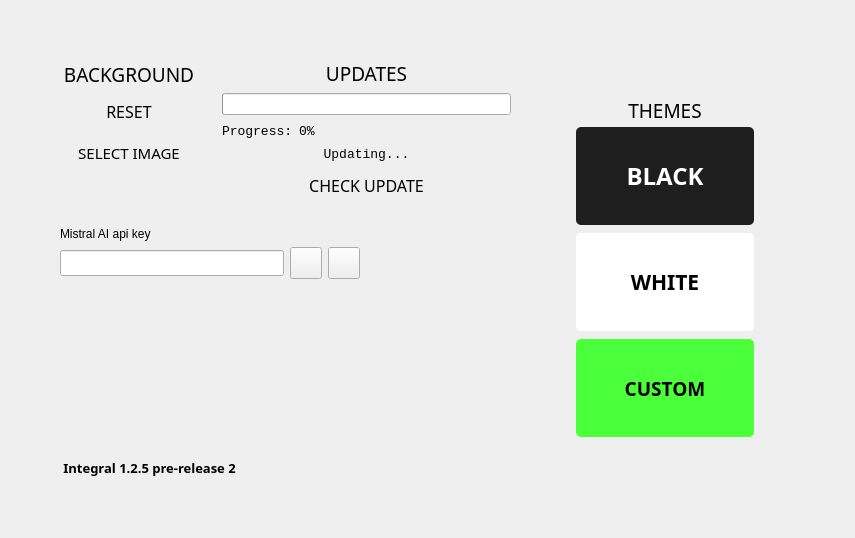
      <widget class="QWidget" name="page_3">
       <layout class="QGridLayout" name="gridLayout">
        <item row="2" column="0" rowspan="2">
         <spacer name="horizontalSpacer_21">
          <property name="orientation">
           <enum>Qt::Orientation::Horizontal</enum>
          </property>
          <property name="sizeHint" stdset="0">
           <size>
            <width>40</width>
            <height>20</height>
           </size>
          </property>
         </spacer>
        </item>
        <item row="4" column="3">
         <spacer name="verticalSpacer_15">
          <property name="orientation">
           <enum>Qt::Orientation::Vertical</enum>
          </property>
          <property name="sizeHint" stdset="0">
           <size>
            <width>20</width>
            <height>40</height>
           </size>
          </property>
         </spacer>
        </item>
        <item row="3" column="3">
         <widget class="QWidget" name="widget_2" native="true">
          <layout class="QVBoxLayout" name="verticalLayout_11">
           <item>
            <spacer name="verticalSpacer_12">
             <property name="orientation">
              <enum>Qt::Orientation::Vertical</enum>
             </property>
             <property name="sizeHint" stdset="0">
              <size>
               <width>20</width>
               <height>40</height>
              </size>
             </property>
            </spacer>
           </item>
           <item>
            <layout class="QGridLayout" name="gridLayout_5">
             <item row="0" column="0">
              <spacer name="horizontalSpacer_19">
               <property name="orientation">
                <enum>Qt::Orientation::Horizontal</enum>
               </property>
               <property name="sizeHint" stdset="0">
                <size>
                 <width>40</width>
                 <height>20</height>
                </size>
               </property>
              </spacer>
             </item>
            </layout>
           </item>
           <item>
            <layout class="QVBoxLayout" name="verticalLayout_10"/>
           </item>
           <item>
            <spacer name="verticalSpacer_13">
             <property name="orientation">
              <enum>Qt::Orientation::Vertical</enum>
             </property>
             <property name="sizeHint" stdset="0">
              <size>
               <width>20</width>
               <height>40</height>
              </size>
             </property>
            </spacer>
           </item>
          </layout>
         </widget>
        </item>
        <item row="2" column="1">
         <widget class="QWidget" name="widget_6" native="true">
          <layout class="QVBoxLayout" name="verticalLayout_7">
           <item>
            <widget class="QLabel" name="label_9">
             <property name="font">
              <font>
               <family>Rubik</family>
               <pointsize>14</pointsize>
               <bold>false</bold>
              </font>
             </property>
             <property name="text">
              <string>BACKGROUND</string>
             </property>
             <property name="alignment">
              <set>Qt::AlignmentFlag::AlignCenter</set>
             </property>
            </widget>
           </item>
           <item>
            <widget class="QPushButton" name="background_reset">
             <property name="minimumSize">
              <size>
               <width>100</width>
               <height>35</height>
              </size>
             </property>
             <property name="font">
              <font>
               <family>Rubik</family>
               <pointsize>12</pointsize>
               <bold>false</bold>
              </font>
             </property>
             <property name="cursor">
              <cursorShape>PointingHandCursor</cursorShape>
             </property>
             <property name="styleSheet">
              <string notr="true">QPushButton {
border: 0px solid transparent;
  border-radius: 10px;
}</string>
             </property>
             <property name="text">
              <string>RESET</string>
             </property>
             <property name="autoRepeatInterval">
              <number>3</number>
             </property>
             <property name="default">
              <bool>false</bool>
             </property>
             <property name="flat">
              <bool>false</bool>
             </property>
            </widget>
           </item>
           <item>
            <widget class="QPushButton" name="background_set_file_open">
             <property name="minimumSize">
              <size>
               <width>100</width>
               <height>35</height>
              </size>
             </property>
             <property name="font">
              <font>
               <family>Rubik</family>
               <pointsize>11</pointsize>
               <bold>false</bold>
              </font>
             </property>
             <property name="cursor">
              <cursorShape>PointingHandCursor</cursorShape>
             </property>
             <property name="styleSheet">
              <string notr="true">QPushButton {
border: 0px solid transparent;
  border-radius: 10px;
}</string>
             </property>
             <property name="locale">
              <locale language="English" country="UnitedStates"/>
             </property>
             <property name="text">
              <string>SELECT IMAGE</string>
             </property>
             <property name="autoDefault">
              <bool>false</bool>
             </property>
            </widget>
           </item>
           <item>
            <widget class="QLabel" name="lineEdit">
             <property name="font">
              <font>
               <family>Consolas</family>
               <pointsize>10</pointsize>
              </font>
             </property>
             <property name="text">
              <string/>
             </property>
            </widget>
           </item>
          </layout>
         </widget>
        </item>
        <item row="2" column="2" colspan="2">
         <widget class="QWidget" name="widget_8" native="true">
          <layout class="QVBoxLayout" name="verticalLayout_6">
           <item>
            <widget class="QLabel" name="label_11">
             <property name="font">
              <font>
               <family>Rubik</family>
               <pointsize>14</pointsize>
               <bold>false</bold>
              </font>
             </property>
             <property name="text">
              <string>UPDATES</string>
             </property>
             <property name="alignment">
              <set>Qt::AlignmentFlag::AlignCenter</set>
             </property>
            </widget>
           </item>
           <item>
            <widget class="QProgressBar" name="progressBar">
             <property name="enabled">
              <bool>true</bool>
             </property>
             <property name="value">
              <number>0</number>
             </property>
             <property name="textVisible">
              <bool>false</bool>
             </property>
             <property name="orientation">
              <enum>Qt::Orientation::Horizontal</enum>
             </property>
             <property name="textDirection">
              <enum>QProgressBar::Direction::BottomToTop</enum>
             </property>
            </widget>
           </item>
           <item>
            <layout class="QVBoxLayout" name="verticalLayout_12">
             <item>
              <layout class="QHBoxLayout" name="horizontalLayout_5">
               <item>
                <widget class="QLabel" name="lineEdit_3">
                 <property name="font">
                  <font>
                   <family>Consolas</family>
                   <pointsize>10</pointsize>
                  </font>
                 </property>
                 <property name="text">
                  <string>Progress:</string>
                 </property>
                </widget>
               </item>
               <item>
                <widget class="QLabel" name="lineEdit_4">
                 <property name="font">
                  <font>
                   <family>Consolas</family>
                   <pointsize>10</pointsize>
                  </font>
                 </property>
                 <property name="text">
                  <string>0%</string>
                 </property>
                </widget>
               </item>
               <item>
                <spacer name="horizontalSpacer_23">
                 <property name="orientation">
                  <enum>Qt::Orientation::Horizontal</enum>
                 </property>
                 <property name="sizeHint" stdset="0">
                  <size>
                   <width>40</width>
                   <height>20</height>
                  </size>
                 </property>
                </spacer>
               </item>
              </layout>
             </item>
             <item>
              <widget class="QLabel" name="lineEdit_2">
               <property name="font">
                <font>
                 <family>Consolas</family>
                 <pointsize>10</pointsize>
                </font>
               </property>
               <property name="text">
                <string>Updating...</string>
               </property>
               <property name="alignment">
                <set>Qt::AlignmentFlag::AlignCenter</set>
               </property>
              </widget>
             </item>
            </layout>
           </item>
           <item>
            <widget class="QPushButton" name="checkupdate_button">
             <property name="minimumSize">
              <size>
               <width>100</width>
               <height>35</height>
              </size>
             </property>
             <property name="font">
              <font>
               <family>Rubik</family>
               <pointsize>12</pointsize>
               <bold>false</bold>
              </font>
             </property>
             <property name="cursor">
              <cursorShape>PointingHandCursor</cursorShape>
             </property>
             <property name="styleSheet">
              <string notr="true">QPushButton {
border: 0px solid transparent;
  border-radius: 10px;
}</string>
             </property>
             <property name="text">
              <string>CHECK UPDATE</string>
             </property>
            </widget>
           </item>
          </layout>
         </widget>
        </item>
        <item row="2" column="4" rowspan="2">
         <widget class="QWidget" name="widget_3" native="true">
          <property name="styleSheet">
           <string notr="true"/>
          </property>
          <layout class="QVBoxLayout" name="verticalLayout_5">
           <item>
            <spacer name="verticalSpacer_11">
             <property name="orientation">
              <enum>Qt::Orientation::Vertical</enum>
             </property>
             <property name="sizeHint" stdset="0">
              <size>
               <width>20</width>
               <height>40</height>
              </size>
             </property>
            </spacer>
           </item>
           <item>
            <layout class="QHBoxLayout" name="horizontalLayout_6">
             <property name="spacing">
              <number>0</number>
             </property>
             <item>
              <spacer name="horizontalSpacer_6">
               <property name="orientation">
                <enum>Qt::Orientation::Horizontal</enum>
               </property>
               <property name="sizeType">
                <enum>QSizePolicy::Policy::Preferred</enum>
               </property>
               <property name="sizeHint" stdset="0">
                <size>
                 <width>40</width>
                 <height>20</height>
                </size>
               </property>
              </spacer>
             </item>
             <item>
              <widget class="QLabel" name="label_10">
               <property name="minimumSize">
                <size>
                 <width>90</width>
                 <height>20</height>
                </size>
               </property>
               <property name="maximumSize">
                <size>
                 <width>90</width>
                 <height>20</height>
                </size>
               </property>
               <property name="font">
                <font>
                 <family>Rubik</family>
                 <pointsize>14</pointsize>
                 <bold>false</bold>
                </font>
               </property>
               <property name="text">
                <string>THEMES</string>
               </property>
               <property name="alignment">
                <set>Qt::AlignmentFlag::AlignCenter</set>
               </property>
              </widget>
             </item>
             <item>
              <spacer name="horizontalSpacer_7">
               <property name="orientation">
                <enum>Qt::Orientation::Horizontal</enum>
               </property>
               <property name="sizeType">
                <enum>QSizePolicy::Policy::Preferred</enum>
               </property>
               <property name="sizeHint" stdset="0">
                <size>
                 <width>40</width>
                 <height>20</height>
                </size>
               </property>
              </spacer>
             </item>
            </layout>
           </item>
           <item>
            <layout class="QGridLayout" name="gridLayout_4">
             <item row="2" column="1">
              <widget class="QPushButton" name="set_custom_theme_4">
               <property name="minimumSize">
                <size>
                 <width>180</width>
                 <height>100</height>
                </size>
               </property>
               <property name="maximumSize">
                <size>
                 <width>180</width>
                 <height>100</height>
                </size>
               </property>
               <property name="font">
                <font>
                 <family>Integral CF Bold</family>
                 <pointsize>14</pointsize>
                 <bold>true</bold>
                </font>
               </property>
               <property name="cursor">
                <cursorShape>PointingHandCursor</cursorShape>
               </property>
               <property name="styleSheet">
                <string notr="true">QPushButton {
background-color: #4BFF3A;
color: black;
border: 2px solid transparent;
  border-radius: 6px;
}
QPushButton:hover {
background-color: #85FF7A;
}
QPushButton:pressed {
background-color: #9EFB95;
}</string>
               </property>
               <property name="text">
                <string>CUSTOM</string>
               </property>
              </widget>
             </item>
             <item row="0" column="1">
              <widget class="QPushButton" name="set_black_theme_4">
               <property name="sizePolicy">
                <sizepolicy hsizetype="MinimumExpanding" vsizetype="Fixed">
                 <horstretch>0</horstretch>
                 <verstretch>0</verstretch>
                </sizepolicy>
               </property>
               <property name="minimumSize">
                <size>
                 <width>180</width>
                 <height>100</height>
                </size>
               </property>
               <property name="maximumSize">
                <size>
                 <width>180</width>
                 <height>100</height>
                </size>
               </property>
               <property name="font">
                <font>
                 <family>Integral CF Bold</family>
                 <pointsize>18</pointsize>
                 <bold>true</bold>
                </font>
               </property>
               <property name="cursor">
                <cursorShape>PointingHandCursor</cursorShape>
               </property>
               <property name="styleSheet">
                <string notr="true">QPushButton {
background-color: #1E1E1E;
color: white;
border: 2px solid transparent;
  border-radius: 6px;
}
QPushButton:hover {
background-color: #252525;
}
QPushButton:pressed {
background-color: gray;
}</string>
               </property>
               <property name="text">
                <string>BLACK</string>
               </property>
              </widget>
             </item>
             <item row="1" column="0">
              <spacer name="horizontalSpacer_16">
               <property name="orientation">
                <enum>Qt::Orientation::Horizontal</enum>
               </property>
               <property name="sizeHint" stdset="0">
                <size>
                 <width>40</width>
                 <height>20</height>
                </size>
               </property>
              </spacer>
             </item>
             <item row="1" column="1">
              <widget class="QPushButton" name="set_white_theme_4">
               <property name="minimumSize">
                <size>
                 <width>180</width>
                 <height>100</height>
                </size>
               </property>
               <property name="maximumSize">
                <size>
                 <width>180</width>
                 <height>100</height>
                </size>
               </property>
               <property name="font">
                <font>
                 <family>Integral CF Bold</family>
                 <pointsize>16</pointsize>
                 <bold>true</bold>
                </font>
               </property>
               <property name="cursor">
                <cursorShape>PointingHandCursor</cursorShape>
               </property>
               <property name="styleSheet">
                <string notr="true">QPushButton {
background-color: white;
color: black;
border: 2px solid transparent;
  border-radius: 6px;
}
QPushButton:hover {
background-color: gray;
}
QPushButton:pressed {
background-color: #1E1E1E;
}</string>
               </property>
               <property name="text">
                <string>WHITE</string>
               </property>
              </widget>
             </item>
             <item row="1" column="2">
              <spacer name="horizontalSpacer_17">
               <property name="orientation">
                <enum>Qt::Orientation::Horizontal</enum>
               </property>
               <property name="sizeHint" stdset="0">
                <size>
                 <width>40</width>
                 <height>20</height>
                </size>
               </property>
              </spacer>
             </item>
            </layout>
           </item>
           <item>
            <spacer name="verticalSpacer_10">
             <property name="orientation">
              <enum>Qt::Orientation::Vertical</enum>
             </property>
             <property name="sizeHint" stdset="0">
              <size>
               <width>20</width>
               <height>40</height>
              </size>
             </property>
            </spacer>
           </item>
          </layout>
         </widget>
        </item>
        <item row="3" column="1" colspan="2">
         <widget class="QWidget" name="widget" native="true">
          <layout class="QVBoxLayout" name="verticalLayout_8">
           <item>
            <layout class="QVBoxLayout" name="verticalLayout_21">
             <item>
              <widget class="QLabel" name="mistralAPIkey">
               <property name="text">
                <string>Mistral AI api key</string>
               </property>
              </widget>
             </item>
             <item>
              <layout class="QHBoxLayout" name="horizontalLayout_18">
               <item>
                <widget class="QLineEdit" name="mistralAPI_input">
                 <property name="minimumSize">
                  <size>
                   <width>200</width>
                   <height>26</height>
                  </size>
                 </property>
                </widget>
               </item>
               <item>
                <widget class="QPushButton" name="mistralAPIuseButton_2">
                 <property name="minimumSize">
                  <size>
                   <width>32</width>
                   <height>32</height>
                  </size>
                 </property>
                 <property name="maximumSize">
                  <size>
                   <width>32</width>
                   <height>32</height>
                  </size>
                 </property>
                 <property name="text">
                  <string/>
                 </property>
                 <property name="icon">
                  <iconset>
                   <normaloff>icons/dark/visibility.png</normaloff>icons/dark/visibility.png</iconset>
                 </property>
                 <property name="iconSize">
                  <size>
                   <width>26</width>
                   <height>26</height>
                  </size>
                 </property>
                </widget>
               </item>
               <item>
                <widget class="QPushButton" name="mistralAPIuseButton">
                 <property name="minimumSize">
                  <size>
                   <width>32</width>
                   <height>32</height>
                  </size>
                 </property>
                 <property name="maximumSize">
                  <size>
                   <width>32</width>
                   <height>32</height>
                  </size>
                 </property>
                 <property name="text">
                  <string/>
                 </property>
                 <property name="icon">
                  <iconset>
                   <normaloff>icons/dark/plus.png</normaloff>icons/dark/plus.png</iconset>
                 </property>
                 <property name="iconSize">
                  <size>
                   <width>28</width>
                   <height>28</height>
                  </size>
                 </property>
                </widget>
               </item>
              </layout>
             </item>
            </layout>
           </item>
           <item>
            <spacer name="verticalSpacer_14">
             <property name="orientation">
              <enum>Qt::Orientation::Vertical</enum>
             </property>
             <property name="sizeType">
              <enum>QSizePolicy::Policy::Expanding</enum>
             </property>
             <property name="sizeHint" stdset="0">
              <size>
               <width>20</width>
               <height>40</height>
              </size>
             </property>
            </spacer>
           </item>
           <item>
            <widget class="QLabel" name="background_change_text_2">
             <property name="minimumSize">
              <size>
               <width>300</width>
               <height>20</height>
              </size>
             </property>
             <property name="maximumSize">
              <size>
               <width>300</width>
               <height>20</height>
              </size>
             </property>
             <property name="font">
              <font>
               <family>Bahnschrift SemiBold</family>
               <pointsize>10</pointsize>
               <bold>true</bold>
              </font>
             </property>
             <property name="styleSheet">
              <string notr="true"/>
             </property>
             <property name="text">
              <string> Integral 1.2.5 pre-release 2</string>
             </property>
            </widget>
           </item>
          </layout>
         </widget>
        </item>
        <item row="2" column="5" rowspan="2">
         <spacer name="horizontalSpacer_22">
          <property name="orientation">
           <enum>Qt::Orientation::Horizontal</enum>
          </property>
          <property name="sizeHint" stdset="0">
           <size>
            <width>40</width>
            <height>20</height>
           </size>
          </property>
         </spacer>
        </item>
        <item row="1" column="2" colspan="2">
         <spacer name="verticalSpacer_16">
          <property name="orientation">
           <enum>Qt::Orientation::Vertical</enum>
          </property>
          <property name="sizeHint" stdset="0">
           <size>
            <width>20</width>
            <height>40</height>
           </size>
          </property>
         </spacer>
        </item>
       </layout>
      </widget>
